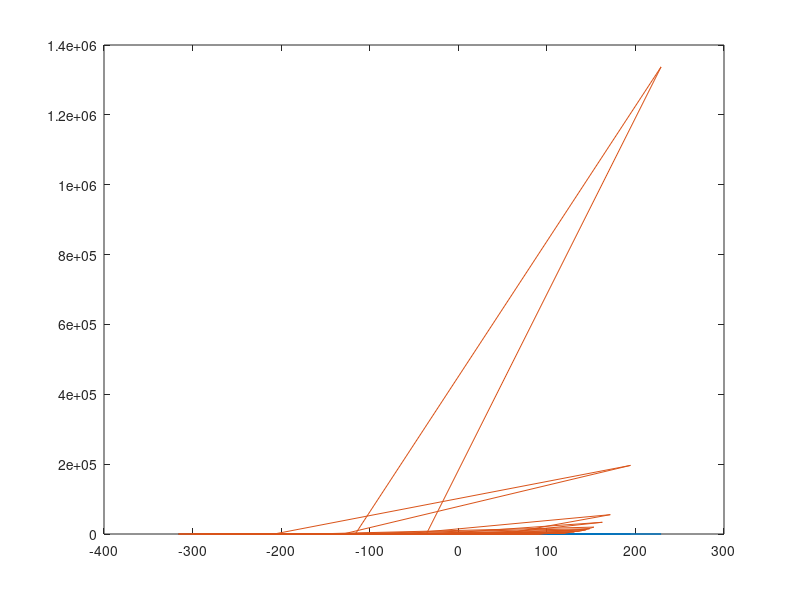

MATLAB code for this plot:
%modelo de remedios 2019 para actividad de canales mas ruido 
clear all
clc
%
%ES= input('Escribe minutos de estimulacion:');
%% estimulacion 
%noise
%ES=ES*60000;
%i=[0:ES];
i=[0:250];%<-- este es el del modelo
t=2.^i;
ai= randperm(length(i));%<-- este es el del modelo
%ai=ai(1);
Xmean= mean(i);
rho= var(i);

Fxt= ai.*(sin(pi*t)); 
plot(Fxt)


%rampa
vt=i;
contador=1;
while contador<=25
vt(:,contador) = (-80);
contador = contador+1;
 end 
while contador<=125
vt(:,contador) = (-100);
contador = contador+1;
end 
while contador<=226
vt(:,contador) = 1.4*vt(:,contador)-275;%-600;
contador = contador+1;
 end 
while contador<=251
vt(:,contador) = -80;
contador = contador+1;
 end 
plot(vt)

 Vstim= vt+ Fxt;
 plot(Vstim)
% 
 %% Hodking huxley model
%  amVstim= exp(0.5*)
%Am= (0.1*(V+25))./(exp((V+25)/10)-1);
V=Vstim;
Va=(V+25);
Vas=(0.1*Va);
Vai=(exp((Va)/10)-1);
Am=Vas./Vai;
plot (V,Am)

Bm=4*exp(V/18);
hold on 
plot(V,Bm)
